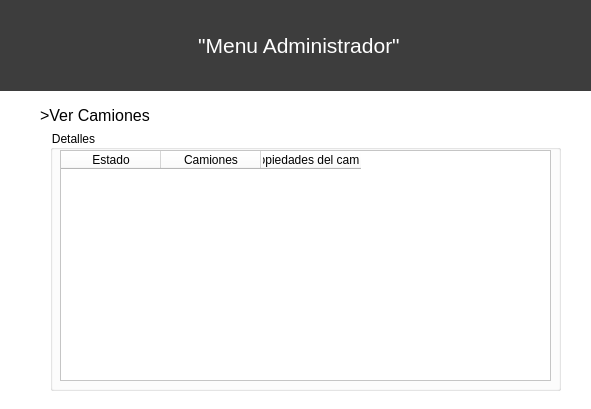
<?xml version="1.0" encoding="UTF-8"?>
<ui version="4.0">
 <class>Camiones_Administrador</class>
 <widget class="QDialog" name="Camiones_Administrador">
  <property name="geometry">
   <rect>
    <x>0</x>
    <y>0</y>
    <width>591</width>
    <height>409</height>
   </rect>
  </property>
  <property name="windowTitle">
   <string>Dialog</string>
  </property>
  <property name="styleSheet">
   <string notr="true">background-color: rgb(255, 255, 255);</string>
  </property>
  <widget class="QLabel" name="label_4">
   <property name="geometry">
    <rect>
     <x>0</x>
     <y>0</y>
     <width>591</width>
     <height>91</height>
    </rect>
   </property>
   <property name="font">
    <font>
     <family>Segoe UI</family>
     <pointsize>16</pointsize>
    </font>
   </property>
   <property name="cursor">
    <cursorShape>UpArrowCursor</cursorShape>
   </property>
   <property name="styleSheet">
    <string notr="true">background-color: rgb(61, 61, 61);
color: rgb(255, 255, 255);</string>
   </property>
   <property name="text">
    <string>                                  &quot;Menu Administrador&quot;</string>
   </property>
  </widget>
  <widget class="QLabel" name="label">
   <property name="geometry">
    <rect>
     <x>40</x>
     <y>100</y>
     <width>201</width>
     <height>31</height>
    </rect>
   </property>
   <property name="font">
    <font>
     <family>Segoe UI</family>
     <pointsize>12</pointsize>
    </font>
   </property>
   <property name="text">
    <string>&gt;Ver Camiones</string>
   </property>
  </widget>
  <widget class="QGroupBox" name="groupBox">
   <property name="geometry">
    <rect>
     <x>50</x>
     <y>130</y>
     <width>511</width>
     <height>261</height>
    </rect>
   </property>
   <property name="title">
    <string>Detalles</string>
   </property>
   <widget class="QTableWidget" name="Camiones">
    <property name="geometry">
     <rect>
      <x>10</x>
      <y>20</y>
      <width>491</width>
      <height>231</height>
     </rect>
    </property>
    <column>
     <property name="text">
      <string>Estado</string>
     </property>
    </column>
    <column>
     <property name="text">
      <string>Camiones</string>
     </property>
    </column>
    <column>
     <property name="text">
      <string>Propiedades del camion</string>
     </property>
    </column>
   </widget>
  </widget>
 </widget>
 <resources/>
 <connections/>
</ui>
